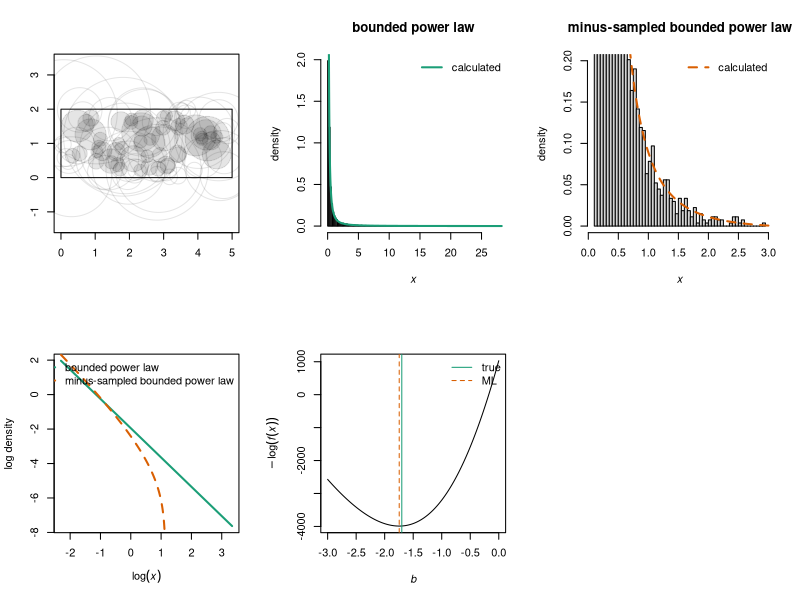

Write the R code that produced this figure.
rm(list = ls())
library(RColorBrewer)

#normalization constant C from Equation 2 in Edwards et al
#arguments:
#min mass xmin
#max mass xmax
#exponent b of bounded power law distribution
#Value: normalization constant C as in Equation 2 of Edwards
getC <- function(xmin, xmax, b){
  if(b == -1){
    return(1 / (log(xmax) - log(xmin)))
  } else {
    return((b + 1) / (xmax ^ (b + 1) - xmin ^(b + 1)))
  }
}

#bounded power law density
#Arguments:
#x: value at which to get density
#b: power law coefficient
#C: normalization constant
#xmin, xmax: min and max for bounded power law
#Value: density f(x) at x
dboundedpowerlaw <- function(x, b, C, xmin, xmax){
  fx <- C * x ^ b
  fx[x < xmin] <- 0
  fx[x > xmax] <- 0
  return(fx)
}

#calculate pi(r), the probability we minus-sample a circle of radius r
#Arguments:
#w, v: rectangular window dimensions
#r: circle radius
#Value: probability a circle of radius r is minus-sampled
getpir <- function(w, v, r){
  return((w - 2 * r) * (v - 2 * r) / (w * v)) #area in which we can minus-sample a circle of radius r / window area
}

#density for minus-sampled bounded power law (in form we can supply to optimizer)
#Arguments:
#b: power law coefficient
#x: value at which to get density
#xmin, min for bounded power law
#w, v: width and height of sampling window (ASSUMES v <= w and xmax greater than largest observable object)
#Value: density f(x) at x
dMSBPLanalytic <- function(b, x, xmin, w, v){
  numerator <- 4 / pi * x ^ (b + 1) - 2 * (w + v) / sqrt(pi) * x ^ (b + 0.5) + w * v * x ^ b
  xmw <- pi / 4 * v ^ 2 #largest circle we can fit in window
  if(b == -2){#special case for denominator
    dplus <- w * v / (b + 1) * xmw ^ (b + 1) - 2 * (w + v) / (sqrt(pi) * (b + 1.5)) * xmw ^ (b + 1.5) + 4 / pi * log(xmw)
    dminus <- w * v / (b + 1) * xmin ^ (b + 1) - 2 * (w + v) / (sqrt(pi) * (b + 1.5)) * xmin ^ (b + 1.5) + 4 / pi * log(xmin)
  } else if (b == - 1.5){#special case for denominator
    dplus <- w * v / (b + 1) * xmw ^ (b + 1) - 2 * (w + v) / sqrt(pi) * log(xmw) + 4 / (pi * (b + 2)) * xmw ^ (b + 2)
    dminus <- w * v / (b + 1) * xmin ^ (b + 1) - 2 * (w + v) / sqrt(pi) * log(xmin) + 4 / (pi * (b + 2)) * xmin ^ (b + 2)
  } else if (b == -1){#special case for denominator
    dplus <- w * v * log(xmw) - 2 * (w + v) / (sqrt(pi) * (b + 1.5)) * xmw ^ (b + 1.5) + 4 / (pi * (b + 2)) * xmw ^ (b + 2)
    dminus <- w * v * log(xmin) - 2 * (w + v) / (sqrt(pi) * (b + 1.5)) * xmin ^ (b + 1.5) + 4 / (pi * (b + 2)) * xmin ^ (b + 2)
  } else {
    dplus <- w * v / (b + 1) * xmw ^ (b + 1) - 2 * (w + v) / (sqrt(pi) * (b + 1.5)) * xmw ^ (b + 1.5) + 4 / (pi * (b + 2)) * xmw ^ (b + 2)
    dminus <- w * v / (b + 1) * xmin ^ (b + 1) - 2 * (w + v) / (sqrt(pi) * (b + 1.5)) * xmin ^ (b + 1.5) + 4 / (pi * (b + 2)) * xmin ^ (b + 2)
  }
  denominator <- dplus - dminus
  fx <- numerator / denominator
  fx[x < xmin] <- 0
  fx[x > xmw] <- 0
  return(fx)
}

#negative log likelihood for minus-sampled bounded power law (in form we can supply to optimizer)
#Arguments:
#b: power law coefficient
#x: vector of sizes
#xmin, min for bounded power law
#w, v: width and height of sampling window (ASSUMES v <= w and xmax greater than largest observable object)
#Value: negative log likelihood for observations x, with parameter b
negloglikMSBPL <- function(b, x, w, v){
  xmin <- min(x) #this is maximum likelihood estimate
  logfx <- sum(log(dMSBPLanalytic(b = b, x = x, xmin = xmin, w = w, v = v)))
  return(-logfx)
}

#plot negative log likelihood against b for minus-sampled bounded power law
#Arguments:
#x: vector of sizes
#w: width of window
#v: height of window
#Value: plot of negative log likelihood against b
plotnegloglik <- function(x, w, v){
  b <- seq(from = -3, to = -1e-6, length.out = 100)
  negllvec <- numeric(3)
  for(i in 1:100){
    negllvec[i] <- negloglikMSBPL(b = b[i], x = x, w = w, v = v)
  }
  plot(b, negllvec, type = "l", xlab = expression(italic(b)), ylab = expression(-log(italic(f(x)))))  
}

#maximum likelihood estimate of b for minus-sampled bounded power law
#Arguments:
#x: vector of sizes
#w: width of window
#v: height of window
#Value: object returned by optimize(), for which $minimum is the ML estimate and $objective is the negative log likelihood
estimatebMSBPL <- function(x, w, v){
  return(optimize(f = negloglikMSBPL, interval = c(-3, 0), x = x, w = w, v = v))
}

#density for minus-sampled bounded power law
#Arguments:
#x: value at which to get density
#b: power law coefficient
#C: normalization constant
#xmin, xmax: min and max for bounded power law
#w, v: width and height of sampling window (ASSUMES v <= w)
#Value: density f(x) at x
#NOTE: NOT SURE ABOUT JACOBIAN YET
dMSBPL <- function(x, b, C, xmin, xmax, w, v){
  Jacobian <- 1 / (2 * sqrt(pi * x))
  #numerator <- C / (w * v) * (4 / pi * x ^ (b + 1) - 2 * (w + v) / sqrt(pi) * x ^ (b + 0.5) + w * v * x ^ b) #includes factor C / (w * v) that cancels with denominator
  numerator <- 4 / pi * x ^ (b + 1) - 2 * (w + v) / sqrt(pi) * x ^ (b + 0.5) + w * v * x ^ b
  #numerator <- numerator * Jacobian #change of variables needed?
  
  n2 <- dboundedpowerlaw(x = x, b = b, C = C, xmin = xmin, xmax = xmax) * getpir(w = w, v = v, r = sqrt(x / pi))
  #n2 <- n2 * Jacobian #CHECK: JACOBIAN NEEDED HERE?

  xmw <- pi / 4 * v ^ 2 #largest circle we can fit in window
  if(b == -2){#special case for denominator
    dplus <- w * v / (b + 1) * xmw ^ (b + 1) - 2 * (w + v) / (sqrt(pi) * (b + 1.5)) * xmw ^ (b + 1.5) + 4 / pi * log(xmw)
    dminus <- w * v / (b + 1) * xmin ^ (b + 1) - 2 * (w + v) / (sqrt(pi) * (b + 1.5)) * xmin ^ (b + 1.5) + 4 / pi * log(xmin)
  } else if (b == - 1.5){#special case for denominator
    dplus <- w * v / (b + 1) * xmw ^ (b + 1) - 2 * (w + v) / sqrt(pi) * log(xmw) + 4 / (pi * (b + 2)) * xmw ^ (b + 2)
    dminus <- w * v / (b + 1) * xmin ^ (b + 1) - 2 * (w + v) / sqrt(pi) * log(xmin) + 4 / (pi * (b + 2)) * xmin ^ (b + 2)
  } else if (b == -1){#special case for denominator
    dplus <- w * v * log(xmw) - 2 * (w + v) / (sqrt(pi) * (b + 1.5)) * xmw ^ (b + 1.5) + 4 / (pi * (b + 2)) * xmw ^ (b + 2)
    dminus <- w * v * log(xmin) - 2 * (w + v) / (sqrt(pi) * (b + 1.5)) * xmin ^ (b + 1.5) + 4 / (pi * (b + 2)) * xmin ^ (b + 2)
  } else {
    dplus <- w * v / (b + 1) * xmw ^ (b + 1) - 2 * (w + v) / (sqrt(pi) * (b + 1.5)) * xmw ^ (b + 1.5) + 4 / (pi * (b + 2)) * xmw ^ (b + 2)
    dminus <- w * v / (b + 1) * xmin ^ (b + 1) - 2 * (w + v) / (sqrt(pi) * (b + 1.5)) * xmin ^ (b + 1.5) + 4 / (pi * (b + 2)) * xmin ^ (b + 2)
  }
  denominator <- dplus - dminus
  d2 <- dMSBPLintegral(b = b, C = C, w = w, v = v, xmin = xmin, xmax = xmax, xmaxminus = xmw)

  fx1 <- numerator / denominator
  fx2 <- n2 / d2$value #USING NUMERICAL INTEGRAL FOR NOW: we can always make this form work for other distributions
  
  print("overall check:")
  print(head(cbind(fx1, fx2)))
  
  fx2[x < xmin] <- 0
  fx2[x > xmw] <- 0
  return(fx2)
}

#numerical check on denominator for minus-sampled bounded power law
#Arguments:
#b: power law coefficient
#C: normalization constant
#w, v: width and height of sampling window (ASSUMES v < w)
#xmin, xmax: min and max for bounded power law
#xmaxminus: max area we can fit in window
#Value: numerical integral of what I think is numerator of minus-sampled bounded power law
dMSBPLintegral <- function(b, C, w, v, xmin, xmax, xmaxminus){
  myfunction <- function(x){
      f <- dboundedpowerlaw(x = x, b = b, C = C, xmin = xmin, xmax = xmax) * getpir(w = w, v = v, r = sqrt(x / pi))
      return(f)
    }
  return(integrate(f = myfunction, lower = xmin, upper = xmaxminus))
}

#inverse cdf for bounded power law
#Arguments:
#u in [0, 1]
#xmin and xmax: min and max values of x
#Value: inverse cdf evaluated at u
FXinv <- function(u, b, xmin, xmax){
  if(b == -1){
    x <- xmax ^ u * xmin ^ (1 - u)
  } else {
    x <- (u * xmax ^ (b + 1) + (1 - u) * xmin ^ (b + 1)) ^ (1 / (b + 1))  
  }
  return(x)
}

#simulate from bounded power law distribution
#Arguments:
#n: number of values to simulate
#b: exponent for distribution
#xmin: min size
#xmax: max size
#Value:
#vector of n observations drawn from the specified bounded power law distribution
simulateboundedpowerlaw <- function(n, b, xmin, xmax){
  u <- runif(n = n, min = 0, max = 1)
  x <- FXinv(u = u, b = b, xmin = xmin, xmax = xmax)
}

#radius of circle given area
#Argument: area x
#Value: radius r
radiusfromarea <- function(x){
  return(sqrt(x / pi))
}

#does circle of radius r centred at (alpha, beta) fall entirely within a rectangle of side lengths w, v, lower left corner at origin?
#Arguments:
#alpha, beta: coordinates of circle centre
#r: radius of circle
#w, v: width and height of rectangle
#Value:
#logical: circle entirely in rectangle?
inframe <- function(alpha, beta, r, w, v){
  return(alpha >= r & alpha <= (w - r) & beta >= r & beta <= (v - r))
}

#draw sampling window
#Arguments: w, v width and height of rectangular window
#Value: rectangle representing the window
plotframe <- function(w, v){
  polygon(x = c(0, w, w, 0), y = c(0, 0, v, v))
}

#draw circle, filled if entirely in window
#Arguments:
#alpha, beta: centre of circle
#r: radius of circle
#isinframe (logical): is circle entirely in window?
#Value: draw the circle
plotcircle <- function(alpha, beta, r, isinframe){
  theta <- seq(from = 0, to = 2 * pi, length.out = 1e3)
  xc <- r * cos(theta)
  yc <- r * sin(theta)
  if(isinframe){
    plotcol <- adjustcolor("black", 0.1)
    edgecol <- plotcol
  } else {
    plotcol <- NA
    edgecol <- adjustcolor("black", 0.1)
  }
  polygon(xc + alpha, yc + beta, col = plotcol, border = edgecol)
}

#dimensions of sampling window
w <- 5
v <- 2 #ASSUME v <= w

#DATA FILES NEED TO BE IN THE PROJECT FOR THIS TO WORK
#load data
#oneyeardf <- read.csv("oneyeardf.csv")
#oneyeardf <- oneyeardf[is.na(oneyeardf$ROI.LabelCode), ] # subset by removing corals that are out of frame
#axisscores <- read.csv("axisscores.csv")
#axisscores <- axisscores[order(axisscores$PC1), ] # order by PC1 from low to high

#sample from the sites; loop to repeat for all sites
#subsample from the minus sampled distribution


#parameters of bounded power law 
# need to make a function that estimates the parameters for each site
xmin <- 1e-1 #min area
xmax <- pi * 3^2 #max area
xmaxminus <- pi / 4 * v^2 #max area of circle that can fit in window
b <- -1.7 #power law exponent
C <- getC(xmin = xmin, xmax = xmax, b = b) #normalization constant
n <- 1e4 #number of circles
nplot <- 100 #number to plot
x <- simulateboundedpowerlaw(n = n, b = b, xmin = xmin, xmax = xmax) #simulated areas

r <- radiusfromarea(x) #colony radii (assume circles)
mycolors <- brewer.pal(3, "Dark2")

alpha <- runif(n = n, min = 0, max = w) #(alpha, beta) uniform random points in sampling window
beta <- runif(n = n, min = 0, max = v)

par(mfrow = c(2, 3))
plot(c(0, w), c(0, v), type = "n", asp = 1, xlab = "", ylab = "")
plotframe(w = w, v = v)
isinframe <- inframe(alpha = alpha, beta = beta, r = r, w = w, v = v)
for(i in 1:nplot){#drawing all the circles can be slow so make nplot not too large
  plotcircle(alpha = alpha[i], beta = beta[i], r = r[i], isinframe = isinframe[i]) 
}

hist(x, freq = FALSE, main = "bounded power law", breaks = 100, xlab = expression(italic(x)), ylab = "density")
xseq <- seq(from = xmin, to = xmax, length.out = 1e4)
fx <- dboundedpowerlaw(x = xseq, b = b, C = C, xmin = xmin, xmax = xmax)
lines(xseq, fx, col = mycolors[1], lwd = 2, lty = "solid") #density curve for bounded power law
legend("topright", bty = "n", lwd = 2, lty = c("solid"), col = c(mycolors[1]), legend = c("calculated"))

hist(x[isinframe], freq = FALSE, main = "minus-sampled bounded power law", breaks = 100, xlab = expression(italic(x)), ylab = "density", ylim = c(0, 0.2)) #changing y-axis limits helps us see tail
xseqMS <- seq(from = xmin, to = xmaxminus, length.out = 1e4)
fxMS <- dMSBPL(x = xseqMS, b = b, C = C, xmin = xmin, xmax = xmax, w = w, v = v)
lines(xseqMS, fxMS, col = mycolors[2], lwd = 2, lty = "dashed") #density curve for bounded power law
legend("topright", bty = "n", lwd = 2, lty = c("dashed"), col = c(mycolors[2]), legend = c("calculated"))

plot(log(xseq), log(fx), type = "l", lwd = 2, lty = "solid", col = mycolors[1], xlab = expression(log(italic(x))), ylab = "log density")
lines(log(xseqMS), log(fxMS), col = mycolors[2], lwd = 2, lty = "dashed") #density curve for bounded power law
legend("topright", bty = "n", lwd = 2, lty = c("solid", "dashed"), col = c(mycolors[1], mycolors[2]), legend = c("bounded power law", "minus-sampled bounded power law"))

plotnegloglik(x = x[isinframe], w = w, v = v)
abline(v = b, lty = "solid", col = mycolors[1])
bML <- estimatebMSBPL(x = x[isinframe], w = w, v = v)
abline(v = bML$minimum, lty = "dashed", col = mycolors[2])
legend("topright", lty = c("solid", "dashed"), legend = c("true", "ML"), col = mycolors[1:2], bty = "n")


  
